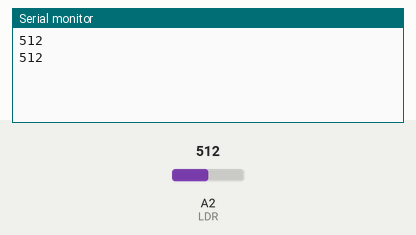
Recording of a sketch running on a simulated Arduino Uno, built with avr-gcc and run on an emulated ATmega328P. Shown: the last lines printed to the serial monitor. The inputs (shaded band) are chosen by the test bench; at power-on: A2 (LDR) = 512.

Above: at 2.3 s.
2.4 s: A2 (LDR) set to 716
At 3.8 s:
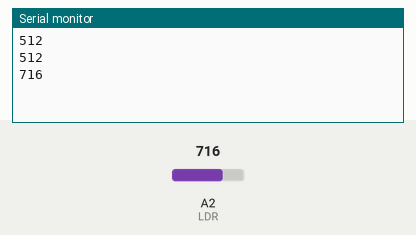
4.5 s: A2 (LDR) set to 900
At 5.0 s:
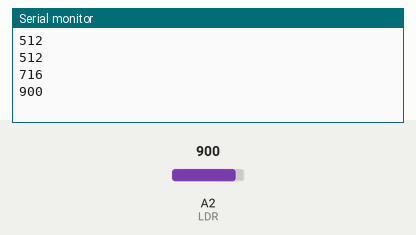
Timing chart, 0 to 7.5 s (numbered marks = the images above; inputs shaded):
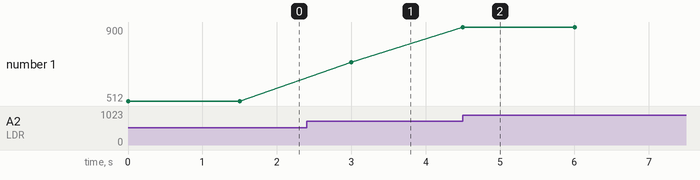

The sketch:

arduinoLDR.ino
```cpp
#define LDR A2 //define em que porta analógica o sensor ldr está conectado

void setup() {
  Serial.begin(9600);
  pinMode(LDR, INPUT);
}

void loop() {
  int luminosidade = analogRead(LDR);
  Serial.println(luminosidade);
  delay(1500);
}
```

Measured:
- after the input at 2.4 s, the serial monitor: prints a new line after 0.60 s (image 1)
- after the input at 4.5 s, the serial monitor: prints a new line at once (image 2)
- plotted number 1: 512 → 716 after the input at 2.4 s, 716 → 900 after the input at 4.5 s
